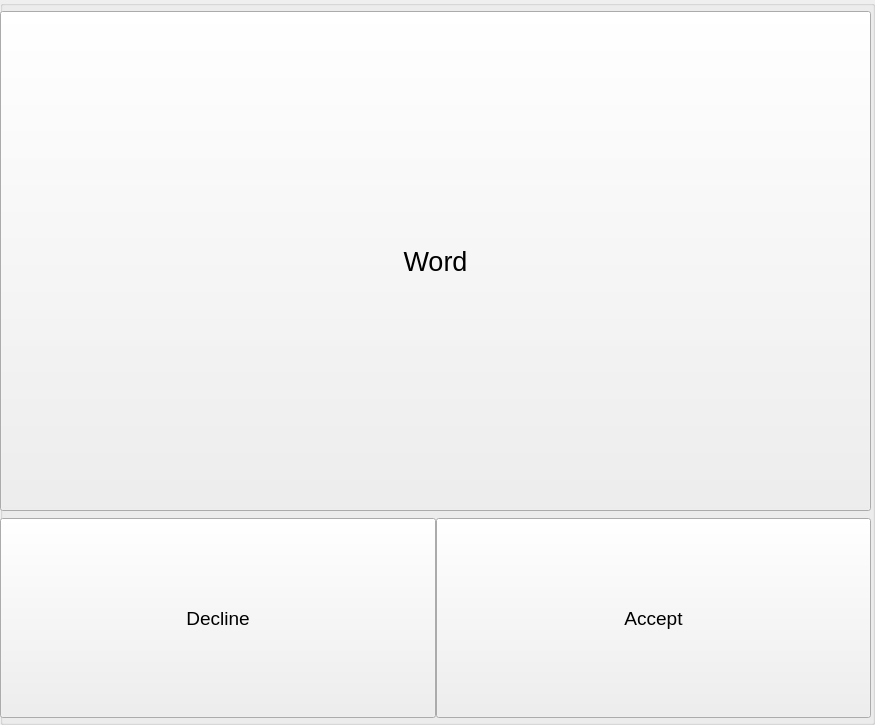
<?xml version="1.0" encoding="UTF-8"?>
<ui version="4.0">
 <class>LearnUI</class>
 <widget class="QGroupBox" name="LearnUI">
  <property name="geometry">
   <rect>
    <x>0</x>
    <y>0</y>
    <width>875</width>
    <height>725</height>
   </rect>
  </property>
  <property name="windowTitle">
   <string>GroupBox</string>
  </property>
  <widget class="QWidget" name="verticalLayoutWidget">
   <property name="geometry">
    <rect>
     <x>0</x>
     <y>10</y>
     <width>871</width>
     <height>711</height>
    </rect>
   </property>
   <layout class="QVBoxLayout" name="verticalLayout">
    <item>
     <widget class="QPushButton" name="pushButtonWord">
      <property name="minimumSize">
       <size>
        <width>0</width>
        <height>500</height>
       </size>
      </property>
      <property name="font">
       <font>
        <pointsize>20</pointsize>
       </font>
      </property>
      <property name="text">
       <string>Word</string>
      </property>
     </widget>
    </item>
    <item>
     <layout class="QHBoxLayout" name="horizontalLayout">
      <property name="spacing">
       <number>0</number>
      </property>
      <item>
       <widget class="QPushButton" name="pushButtonAccept">
        <property name="minimumSize">
         <size>
          <width>0</width>
          <height>200</height>
         </size>
        </property>
        <property name="font">
         <font>
          <pointsize>14</pointsize>
         </font>
        </property>
        <property name="text">
         <string>Decline</string>
        </property>
       </widget>
      </item>
      <item>
       <widget class="QPushButton" name="pushButtonDecline">
        <property name="minimumSize">
         <size>
          <width>0</width>
          <height>200</height>
         </size>
        </property>
        <property name="font">
         <font>
          <pointsize>14</pointsize>
         </font>
        </property>
        <property name="text">
         <string>Accept</string>
        </property>
       </widget>
      </item>
     </layout>
    </item>
   </layout>
  </widget>
 </widget>
 <resources/>
 <connections/>
</ui>
